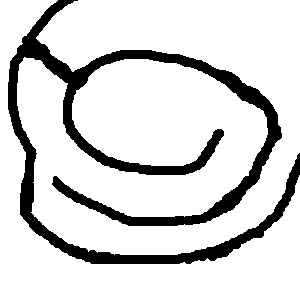
#> input picture map3.png, 300 x 300 px
$ python continous_alog.py
#> lines starting #> are read from the running program, lines starting #| are printed output that depends on the picture; after the words box and inside, x2 and y2 are one past the last pixel; in counts of white or black regions, pixels touching at a corner belong together
import numpy as np
import math
import matplotlib.pyplot as plt
import random
import cv2
import threading
from matplotlib.animation import FuncAnimation
import time

class ant:
    def __init__(self,
                 start_x=150,
                 start_y=150,
                 start_angle=0,
                 target_x=250,
                 target_y=250,
                 step_length=3,
                 map_size=[300,300],
                 obstacle_map=None,
                 ):
        self.current_pos_x=start_x
        self.current_pos_y=start_y
        self.facing_angle=start_angle
        self.arrive_ending=False
        self.path=np.array([[start_x,start_y]])
        self.path_length=0

        self.target=[target_x,target_y]
        self.map_size_x=map_size[0]
        self.map_size_y=map_size[1]
        if obstacle_map is None:
            self.obstacle_map=np.zeros(map_size)
        else:
            self.obstacle_map=obstacle_map

        self.step_length=step_length

    # [335 lines left out: functions judgeDirection, walk, isEnd, obstacleDetection, updateInfoDensity, updatePathInfoDensity, not called in this run]
        # return [history_min_path,history_max_path]


# terrainMap=cv2.imread('map1.png',cv2.IMREAD_GRAYSCALE)
terrainMap=cv2.imread('map3.png')
#> terrainMap is the input picture: shape (300, 300, 3); 84.1% white; 1 black region, box (x1, y1, x2, y2) and area: (8, 0, 300, 264) 14280
terrainMap=np.flipud(terrainMap)#图像是上到下，坐标系是下到上，所以要颠倒一下
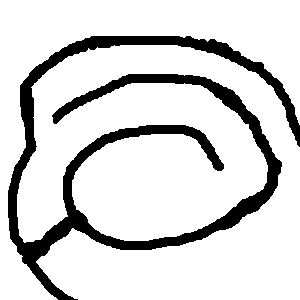
#> terrainMap: shape (300, 300, 3); 84.1% white; 1 black region, box (x1, y1, x2, y2) and area: (8, 36, 300, 300) 14280
ObstacleMap=cv2.cvtColor(terrainMap, cv2.COLOR_RGB2GRAY)
# cv2.imshow('123',ObstacleMap)
ObstacleMap[ObstacleMap == 0] = 1 #黑色像素点表示障碍
ObstacleMap[ObstacleMap == 255] = 0 #白色像素点表示可通过

accuracy=1.0
map_size_x=terrainMap.shape[0]
#> map_size_x = 300
map_size_y=terrainMap.shape[1]
#> map_size_y = 300
target_x=250
target_y=250
start_x=150
start_y=150

map_size=[map_size_x,map_size_y]
#> map_size = [300, 300]
initial_infoDensity=0
InfoDensityMap=np.ones((int(map_size_x/accuracy),
                        int(map_size_y/accuracy)))*initial_infoDensity


# fig=plt.gcf()
fig,axes = plt.subplots()
fig.set_size_inches([7,7]) # 设置图像大小
axes.set_xlim(0, map_size_x)
axes.set_ylim(0, map_size_y)
im=axes.imshow(ObstacleMap,cmap="binary",origin="upper")
plt.pause(0.01)
ant_series=[ant(obstacle_map=ObstacleMap,
                start_x=start_x,
                start_y=start_y,
                target_x=target_x,
                target_y=target_y,
                map_size=map_size)]

# generated_min_path_length=np.inf
# generated_max_path_length=0
history_path=[]
history_best_ant=None
history_best_ant_series=[]
history_update=True

# [298 lines left out: functions get_max_infoDensity_angle, figure_update, not called in this run]

ani = FuncAnimation(fig, figure_update, frames=range(10000), interval=1, blit=False)

plt.show()
